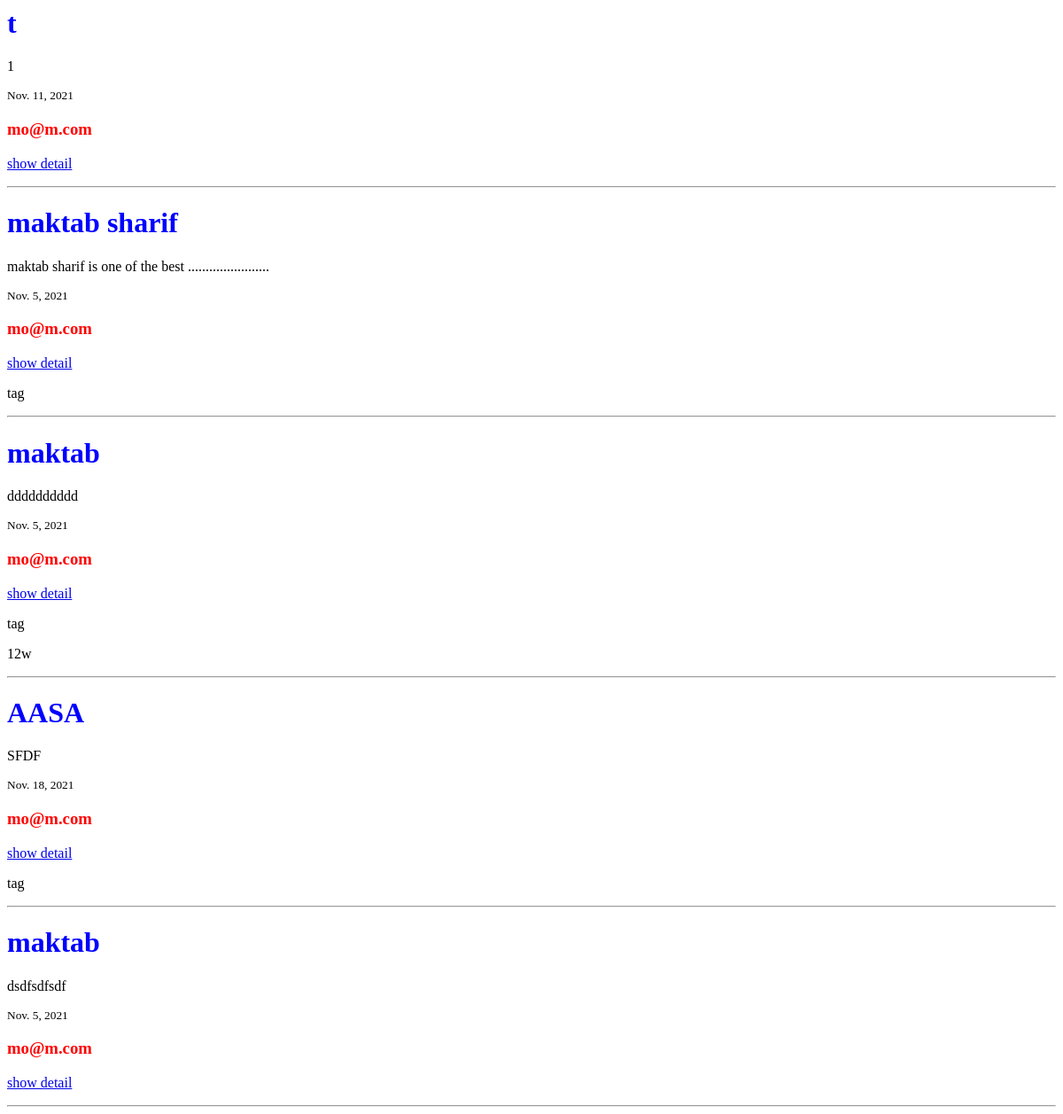
/blog/class_post_list/, run on an earlier commit of the app's database.
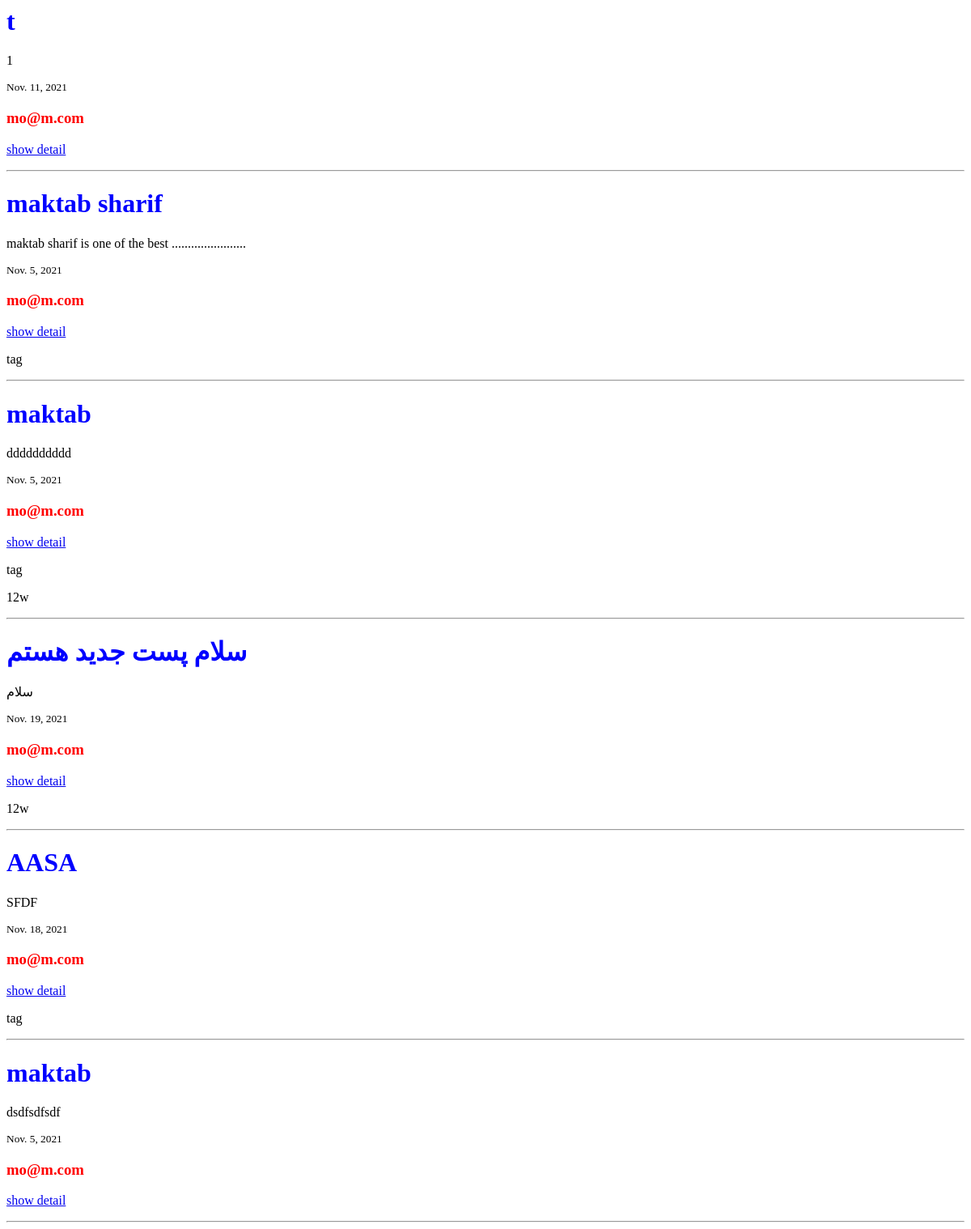
And on a later commit of the database.
### post/models.py (models this page shows, shortened)
class Post(models.Model):
    PUB = 'pub'
    DRF = 'drf'
    DEL = 'del'
    NOT = 'not'
    STATUS_CHOICES = [
        (PUB,'publish'),
        (DRF,'draft'),
        (DEL,'delete'),
        (NOT,'notset'),
    ]
    title = models.CharField('title post' ,max_length=255)
    shortdesc = models.CharField( 'short description',max_length=255,null=True,blank=True)
    desc = models.TextField()
    location_lat = models.DecimalField(max_digits=5, decimal_places=2,null=True,blank=True)
    location_lng =  models.DecimalField(max_digits=5, decimal_places=2,null=True,blank=True)
    image = models.ImageField(upload_to='uploads',null=True,blank=True)
    like = models.IntegerField(default=0)
    created_on = models.DateTimeField(auto_now_add=True)
    updated_on = models.DateTimeField(auto_now=True)
    status = models.CharField(
        max_length=3,
        choices=STATUS_CHOICES,
        default=PUB,
    )
    tag = models.ManyToManyField('Tag')
    category = models.ManyToManyField('Category')
    owner = models.ForeignKey(User,on_delete=models.CASCADE,verbose_name='post owner')
    def __str__(self):
        return self.title

class Tag(models.Model):
    title = models.CharField('تاتیل' ,max_length=255)
    updated_on = models.DateTimeField(auto_now=True)
    class Meta :
        verbose_name_plural = "تگ ها "
        verbose_name = "تگ"
        db_table = 'tag'
        ordering = ['-title',]   # random : ?  ; ascending : -

### post/views.py (the view)
# urls.py: path('class_post_list/',class_post_list),
def class_post_list(request):
    posts = Post.objects.all().order_by('?')
    for post in posts :
        print(post)
    return render(request,'class_post_list.html',{'posts':posts})

### post/templates/class_post_list.html (shortened to what this page needs)
{% extends "class_base.html" %}
{% load static %}
{% block linkCss %}
  <link rel="stylesheet" href="{% static 'main.css'%}">
{% endblock linkCss %}
{% block content %}
    {% for post in posts %}
        <h1>{{post.title}}</h1>
        <p>{{post.desc}}</p>
        <small>{{post.created_on | date}}</small>
        <h3>{{post.owner.email}}</h3>
        <p>
            <a href="{% url 'post:class_detail' post.id %}" >show detail</a>
        </p>
        {% for t in post.tag.all %}
            <p>{{t.title}}</p>
        {% endfor %}
        <hr>
    {% endfor %}
{% endblock content %}

What changed in the data, as far as the page shows it:
added Post: title "سلام پست جدید هستم", desc "سلام", created_on "Nov. 19, 2021", owner.email "mo@m.com", Tag (title "12w")
